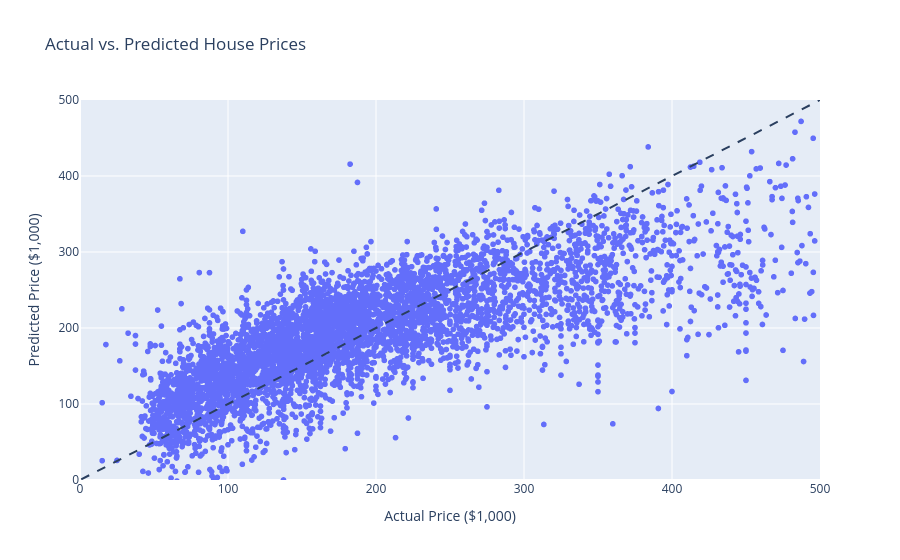

The cell this chart's notebook holds for it:
### Markdown cell above
The following plot illustrates the magnitude of the prediction errors by comparing the actual and predicted house prices. The dashed line represents perfect predictions, where the predicted price is equal to the actual price. Therefore, predictions closer to this line correspond to smaller absolute errors, while points further away indicate larger errors. It can be observed that the model generally performs better for lower- and medium-priced houses, whereas its predictions become increasingly inaccurate for higher-priced houses. This suggests that the linear regression model struggles to capture the factors associated with more expensive properties and therefore tends to underestimate or otherwise poorly predict house prices at the upper end of the distribution.

### Code cell
results = pd.DataFrame({
    "Actual": y_test,
    "Predicted": y_pred,
})

fig = px.scatter(
    results,
    x="Actual",
    y="Predicted",
    title="Actual vs. Predicted House Prices",
    labels={
        "Actual": "Actual Price ($1,000)",
        "Predicted": "Predicted Price ($1,000)"
    },
)

# perfect prediction line
min_val = min(results["Actual"].min(), results["Predicted"].min())
max_val = max(results["Actual"].max(), results["Predicted"].max())

fig.add_shape(
    type="line",
    x0=min_val,
    y0=min_val,
    x1=max_val,
    y1=max_val,
    line=dict(dash="dash")
)

fig.update_layout(
    xaxis=dict(
        range=[0, 500],
        type="linear",
    ),
    yaxis=dict(
        range=[0, 500],
        type="linear",
    ),
)

fig.show()

### Figure 1 — Plotly figure (JSON) as saved in the notebook; plotly's stock layout.template omitted (floating-point values rounded to 4 significant figures; data arrays with more than 128 entries replaced by an {"elided": "..."} marker saying what was removed)
{"data": [{"hovertemplate": "Actual Price ($1,000)=%{x}<br>Predicted Price ($1,000)=%{y}<extra></extra>", "legendgroup": "", "marker": {"color": "#636efa", "symbol": "circle"}, "mode": "markers", "name": "", "showlegend": false, "type": "scattergl", "x": {"elided": "4912 float values"}, "xaxis": "x", "y": {"elided": "4912 float values"}, "yaxis": "y"}], "layout": {"legend": {"tracegroupgap": 0}, "shapes": [{"line": {"dash": "dash"}, "type": "line", "x0": -74.91, "x1": 560.6, "y0": -74.91, "y1": 560.6}], "title": {"text": "Actual vs. Predicted House Prices"}, "xaxis": {"anchor": "y", "domain": [0, 1], "range": [0, 500], "title": {"text": "Actual Price ($1,000)"}, "type": "linear"}, "yaxis": {"anchor": "x", "domain": [0, 1], "range": [0, 500], "title": {"text": "Predicted Price ($1,000)"}, "type": "linear"}}}
